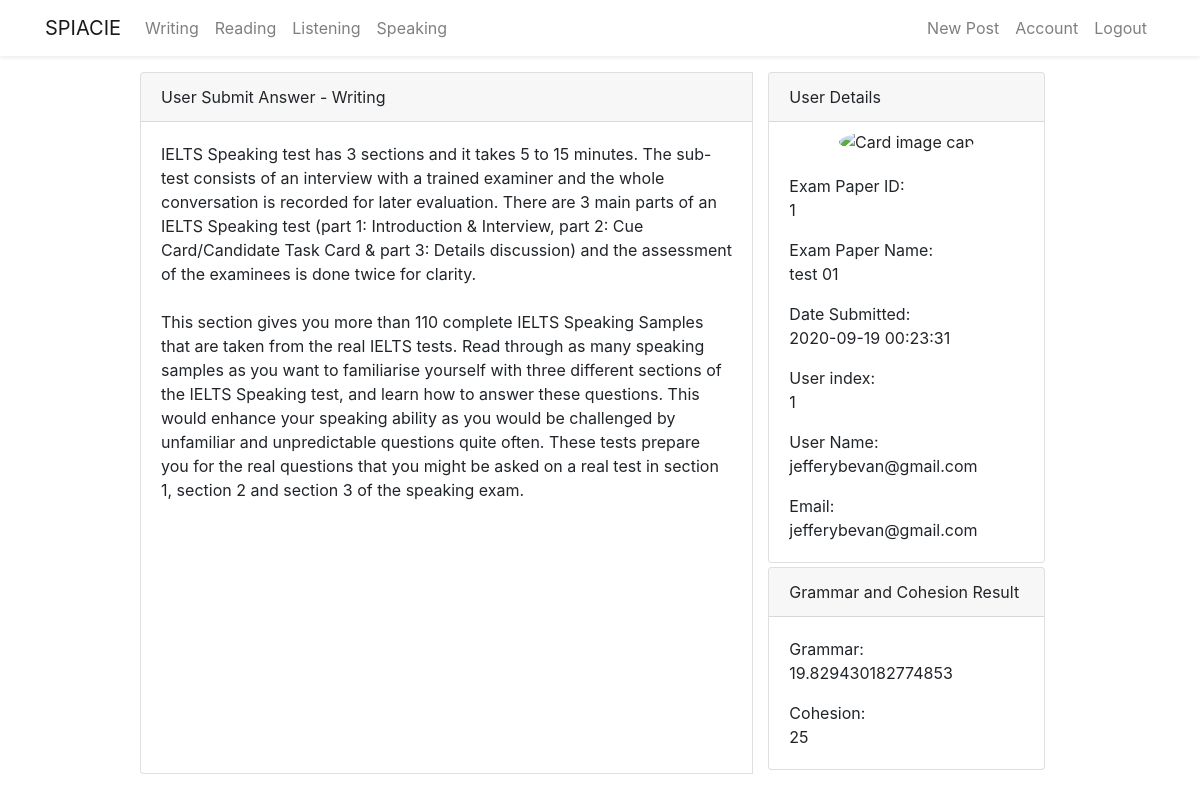
Page /writing/1/result (signed in) on the committed database.
### flaskblog/models.py (models this page shows, shortened)
class Writingpaperanswer(db.Model):
    id = db.Column(db.Integer, primary_key=True)
    pid = db.Column(db.Integer, db.ForeignKey(
        'writingpaper.id'), nullable=False)
    task = db.Column(db.String(1000), nullable=False)
    type = db.Column(db.String(200), nullable=False)
    date_posted = db.Column(db.DateTime, nullable=False,
                            default=datetime.now())
    grammar = db.Column(db.Integer, nullable=False)
    cohesion = db.Column(db.Integer, nullable=False)
    user_id = db.Column(db.Integer, db.ForeignKey('user.id'), nullable=False)

class Writingpaper(db.Model):
    id = db.Column(db.Integer, primary_key=True)
    title = db.Column(db.String(300), unique=True, nullable=False)
    task01 = db.Column(db.String(1000), nullable=False)
    task01_img = db.Column(db.String(20), nullable=True)
    date_posted = db.Column(db.DateTime, nullable=False,
                            default=datetime.now())
    user_id = db.Column(db.Integer, db.ForeignKey('user.id'), nullable=False)
    answer = db.relationship(
        'Writingpaperanswer', backref='candidate', lazy=True)

class User(db.Model, UserMixin):
    id = db.Column(db.Integer, primary_key=True)
    firstname = db.Column(db.String(20), nullable=False)
    lastname = db.Column(db.String(20), nullable=False)
    username = db.Column(db.String(20), unique=True, nullable=False)
    email = db.Column(db.String(20), unique=True, nullable=False)
    password = db.Column(db.String(20), nullable=False)
    image_file = db.Column(db.String(20), nullable=False,
                           default='default.jpg')
    post = db.relationship('Post', backref='author', lazy=True)
    writingpaper = db.relationship(
        'Writingpaper', backref='wcreator', lazy=True)
    writinganswer = db.relationship(
        'Writingpaperanswer', backref='wcandidate', lazy=True)
    speaking = db.relationship(
        'Speaking', backref='vspeak', lazy=True)
    speakinganswer = db.relationship(
        'Speakinganswer', backref='speakanswer', lazy=True)
    speakingquestion = db.relationship(
        'Speakingquestion', backref='speakquestion', lazy=True)
    Speakinganswersav = db.relationship(
        'Speakinganswersaved', backref='speakinganswersaved', lazy=True)

### flaskblog/writing/routes.py (the view)
@writing.route("/writing/<int:writing_result_id>/result", methods=['POST', 'GET'])
@login_required
def result(writing_result_id):
    writing_answer = Writingpaperanswer.query.get_or_404(writing_result_id)
    if writing_answer.wcandidate != current_user:
        abort(403)
    else:
        pic_file = url_for(
            'static', filename='profile_pics/' + current_user.image_file)
        return render_template('writing_answer.html', title='Update', legend='Update', writing_answer=writing_answer, pic_file=pic_file)

### flaskblog/models.py (called while the page is built)
@login_manger.user_loader
def load_user(user_id):
    return User.query.get(int(user_id))

### flaskblog/templates/writing_answer.html (shortened to what this page needs)
{% extends 'layout.html' %} {% block content %} {% if writing_answer.wcandidate
== current_user %}
<div class="row justify-content-center mt-3">
  <div class="col-md-10 mb-5">
    <div class="card-group">
      <div class="card">
        <div class="card-header">User Submit Answer - Writing</div>
        <div class="card-body">
          <div class="text-md-left">
            {% autoescape false %} {{writing_answer.task.replace('\n', '<br />')}}
            {% endautoescape %}
          </div>
        </div>
      </div>
      <div class="col-md-4">
        <div class="card md-2 mb-1">
          <div class="card-header">User Details</div>
          <div class="media justify-content-center">
            <img
              class="rounded-circle mt-2"
              src="{{ pic_file }}"
              alt="Card image cap"
            />
          </div>
          <div class="card-body">
            <p class="card-text">
              Exam Paper ID: <br />{{ writing_answer.candidate.id }}
            </p>
            <p class="card-text">
              Exam Paper Name:<br />{{ writing_answer.candidate.title }}
            </p>
            <p class="card-text">
              Date Submitted:
              <br />{{writing_answer.date_posted.strftime("%Y-%m-%d %H:%M:%S")}}
            </p>
            <p class="card-text">User index: <br />{{ writing_answer.id }}</p>
            <p class="card-text">User Name: <br />{{ current_user.username}}</p>
            <p class="card-text">Email: <br />{{ current_user.email}}</p>
          </div>
        </div>
        <div class="col-md-13">
          <div class="card md-2 mb-1">
            <div class="card-header">Grammar and Cohesion Result</div>
            <div class="card-body">
              <p class="card-text">
                Grammar: <br />{{ writing_answer.grammar }}
              </p>
              <p class="card-text">
                Cohesion: <br />{{ writing_answer.cohesion }}
              </p>
            </div>
          </div>
        </div>
      </div>
    </div>
  </div>
  {% endif %} {% endblock content %}

### rows in the picture
Writingpaperanswer: task.replace "IELTS Speaking test has 3 sections and it takes 5 to 15 minutes. The sub-test consists of an interview with a trained examiner and the whole conversation is recorded for later evaluation. There are 3 main parts of an IELTS Speaking test (part 1: Introduction & Interview, part 2: Cue Card/Candidate Task Card & part 3: Details discussion) and the assessment of the examinees is done twice for clarity. This section gives you more than 110 complete IELTS Speaking Samples that are taken from the real IELTS tests. Read through as many speaking samples as you want to familiarise yourself with three different sections of the IELTS Speaking test, and learn how to answer these questions. This would…", date_posted "2020-09-19 00:23:31", id "1", grammar "19.829430182774853", cohesion "25"
Writingpaper: candidate.id "1", candidate "test 01"
User: username "jefferybevan@gmail.com", email "jefferybevan@gmail.com"
